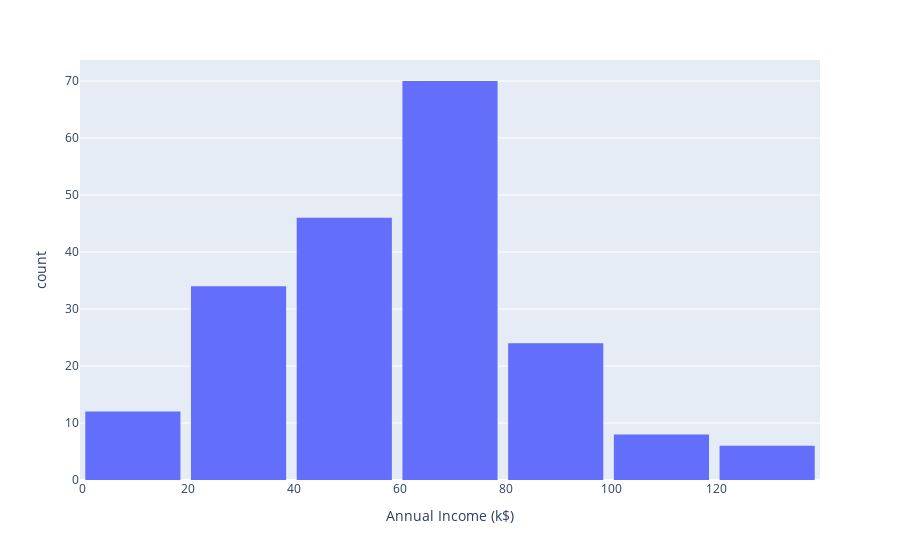

Notebook code for this chart:
### Markdown cell above
### lets check the anual income of the customers:-

### Code cell
plt.figure(figsize=(15,8))
fig = px.histogram(customer_data, x="Annual Income (k$)", nbins=7)
fig.update_layout(bargap=0.1)
fig.show()

### Figure 1 — Plotly figure (JSON) as saved in the notebook; plotly's stock layout.template omitted (floating-point values rounded to 4 significant figures; data arrays with more than 128 entries replaced by an {"elided": "..."} marker saying what was removed)
{"data": [{"alignmentgroup": "True", "bingroup": "x", "hovertemplate": "Annual Income (k$)=%{x}<br>count=%{y}<extra></extra>", "legendgroup": "", "marker": {"color": "#636efa", "pattern": {"shape": ""}}, "name": "", "nbinsx": 7, "offsetgroup": "", "orientation": "v", "showlegend": false, "type": "histogram", "x": {"elided": "200 int values"}, "xaxis": "x", "yaxis": "y"}], "layout": {"bargap": 0.1, "barmode": "relative", "legend": {"tracegroupgap": 0}, "margin": {"t": 60}, "xaxis": {"anchor": "y", "domain": [0, 1], "title": {"text": "Annual Income (k$)"}}, "yaxis": {"anchor": "x", "domain": [0, 1], "title": {"text": "count"}}}}
